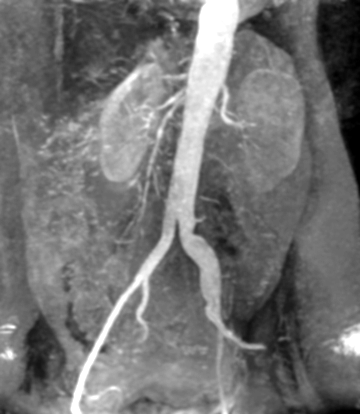
#> input picture HW2/kidney.tif, 360 x 414 px
$ python HW2_Q2.py
#> lines starting #> are read from the running program, lines starting #| are printed output that depends on the picture; after the words box and inside, x2 and y2 are one past the last pixel; in counts of white or black regions, pixels touching at a corner belong together
#!/usr/bin/env python
# coding: utf-8

# In[3]:


import cv2 as cv
import numpy as np
import matplotlib.pyplot as plt


# intensity level slicing

def reduces_other_gray_level(x):
    if x>= 160 and x<=240 :
        return 150
    else :
        return 20

def preserves_other_gray_level(x):
    if x>=100 and x<=165 :
        return 200
    else :
        return x

img = cv.imread('kidney.tif')
#> img is the input picture: shape (414, 360, 3); min 0, max 255, mean 115
cv.imshow('original image' , img)

vec = np.vectorize(reduces_other_gray_level)
img1 = vec(img)
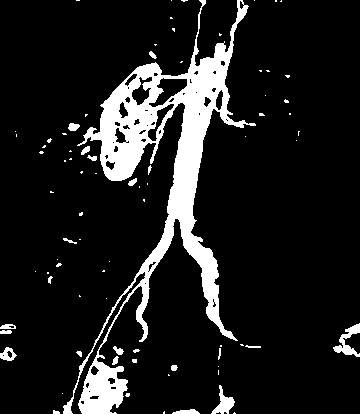
#> img1: shape (414, 360, 3) int64; values 20 (black) and 150 (white), 11.8% white; 80 white regions (58 under 20 px), largest, box (x1, y1, x2, y2) and area: (63, 0, 256, 414) 15736, (333, 323, 360, 357) 352, (211, 385, 235, 414) 289
img1 =  img1.astype('uint8')
cv.imshow('transformation with reduces other gray level' , img1)

vec = np.vectorize(preserves_other_gray_level)
img2 = vec(img)
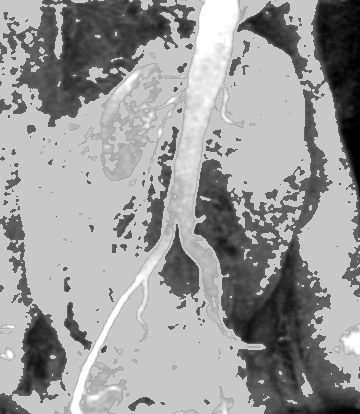
#> img2: shape (414, 360, 3) int64; min 0, max 255, mean 154.7
img2 =  img2.astype('uint8')
cv.imshow('transformation with preserves other gray level' , img2)


cv.waitKey(0)
cv.destroyAllWindows()


# In[ ]:


# In[ ]:


# In[ ]:


# In[ ]:
